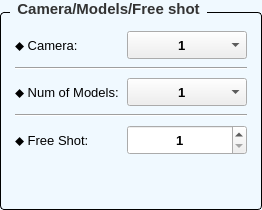
           <widget class="QGroupBox" name="groupIndexCamera">
            <property name="sizePolicy">
             <sizepolicy hsizetype="Expanding" vsizetype="Preferred">
              <horstretch>2</horstretch>
              <verstretch>0</verstretch>
             </sizepolicy>
            </property>
            <property name="font">
             <font>
              <family>Segoe UI</family>
              <pointsize>-1</pointsize>
              <weight>75</weight>
              <bold>true</bold>
             </font>
            </property>
            <property name="styleSheet">
             <string notr="true">/* Khung chính của GroupBox */
QGroupBox {
    background-color: #F0F9FF; /* Màu nền theo yêu cầu của bạn */
    border: 1px solid #000000; /* Viền xám mảnh để định hình khối */
    border-radius: 4px;        /* Bo tròn góc 4px đồng bộ với QPushButton */
    margin-top: 12px;          /* Tạo khoảng cách phía trên để nhường chỗ cho chữ tiêu đề */
    font-size: 15px;           /* Kích thước chữ tiêu đề */
    font-weight: bold;         /* Làm đậm chữ tiêu đề */
    color: #333333;            /* Màu chữ tiêu đề */
}

/* Tùy chỉnh vị trí của chữ tiêu đề GroupBox */
QGroupBox::title {
    subcontrol-origin: margin;
    subcontrol-position: top left; /* Đặt tiêu đề ở góc trên bên trái */
    left: 10px;                    /* Đẩy chữ dịch vào trong một chút cho đẹp */
    padding: 0px 5px;              /* Khoảng cách đệm xung quanh chữ */
}
</string>
            </property>
            <property name="title">
             <string>Camera/Models/Free shot</string>
            </property>
            <layout class="QVBoxLayout" name="vlayout_groupIndexCamera_outer">
             <property name="leftMargin">
              <number>14</number>
             </property>
             <property name="topMargin">
              <number>18</number>
             </property>
             <property name="rightMargin">
              <number>14</number>
             </property>
             <property name="bottomMargin">
              <number>14</number>
             </property>
             <item>
              <layout class="QGridLayout" name="grid_indexcamera">
               <property name="spacing">
                <number>8</number>
               </property>
               <item row="2" column="1">
                <widget class="QComboBox" name="comboBox_n_model">
                 <property name="minimumSize">
                  <size>
                   <width>120</width>
                   <height>28</height>
                  </size>
                 </property>
                 <property name="maximumSize">
                  <size>
                   <width>16777215</width>
                   <height>16777215</height>
                  </size>
                 </property>
                 <property name="font">
                  <font>
                   <family>Segoe UI</family>
                   <pointsize>10</pointsize>
                   <weight>75</weight>
                   <bold>true</bold>
                  </font>
                 </property>
                 <property name="styleSheet">
                  <string notr="true">QComboBox {
    /* Tăng dần số px bên dưới cho đến khi chữ dịch vào chính giữa */
    padding-left: 50px; 
}
</string>
                 </property>
                 <item>
                  <property name="text">
                   <string>1</string>
                  </property>
                 </item>
                 <item>
                  <property name="text">
                   <string>2</string>
                  </property>
                 </item>
                 <item>
                  <property name="text">
                   <string>3</string>
                  </property>
                 </item>
                 <item>
                  <property name="text">
                   <string>4</string>
                  </property>
                 </item>
                 <item>
                  <property name="text">
                   <string>5</string>
                  </property>
                 </item>
                 <item>
                  <property name="text">
                   <string>6</string>
                  </property>
                 </item>
                 <item>
                  <property name="text">
                   <string>7</string>
                  </property>
                 </item>
                 <item>
                  <property name="text">
                   <string>8</string>
                  </property>
                 </item>
                 <item>
                  <property name="text">
                   <string>9</string>
                  </property>
                 </item>
                 <item>
                  <property name="text">
                   <string>10</string>
                  </property>
                 </item>
                 <item>
                  <property name="text">
                   <string>11</string>
                  </property>
                 </item>
                 <item>
                  <property name="text">
                   <string>12</string>
                  </property>
                 </item>
                 <item>
                  <property name="text">
                   <string>13</string>
                  </property>
                 </item>
                 <item>
                  <property name="text">
                   <string>14</string>
                  </property>
                 </item>
                 <item>
                  <property name="text">
                   <string>15</string>
                  </property>
                 </item>
                 <item>
                  <property name="text">
                   <string>16</string>
                  </property>
                 </item>
                 <item>
                  <property name="text">
                   <string>17</string>
                  </property>
                 </item>
                 <item>
                  <property name="text">
                   <string>18</string>
                  </property>
                 </item>
                 <item>
                  <property name="text">
                   <string>19</string>
                  </property>
                 </item>
                 <item>
                  <property name="text">
                   <string>20</string>
                  </property>
                 </item>
                </widget>
               </item>
               <item row="0" column="0">
                <widget class="QLabel" name="labelCameraIndex">
                 <property name="font">
                  <font>
                   <family>Segoe UI</family>
                   <pointsize>10</pointsize>
                  </font>
                 </property>
                 <property name="text">
                  <string>⬥ Camera:</string>
                 </property>
                </widget>
               </item>
               <item row="4" column="0">
                <widget class="QLabel" name="label_4">
                 <property name="font">
                  <font>
                   <family>Segoe UI</family>
                   <pointsize>10</pointsize>
                  </font>
                 </property>
                 <property name="text">
                  <string>⬥ Free Shot:</string>
                 </property>
                </widget>
               </item>
               <item row="1" column="0" colspan="2">
                <widget class="Line" name="line_6">
                 <property name="font">
                  <font>
                   <family>Segoe UI</family>
                   <pointsize>10</pointsize>
                  </font>
                 </property>
                 <property name="orientation">
                  <enum>Qt::Horizontal</enum>
                 </property>
                </widget>
               </item>
               <item row="0" column="1">
                <widget class="QComboBox" name="comboBox_camera">
                 <property name="minimumSize">
                  <size>
                   <width>120</width>
                   <height>28</height>
                  </size>
                 </property>
                 <property name="maximumSize">
                  <size>
                   <width>16777215</width>
                   <height>16777215</height>
                  </size>
                 </property>
                 <property name="font">
                  <font>
                   <family>Segoe UI</family>
                   <pointsize>10</pointsize>
                   <weight>75</weight>
                   <bold>true</bold>
                  </font>
                 </property>
                 <property name="styleSheet">
                  <string notr="true">QComboBox {
    /* Tăng dần số px bên dưới cho đến khi chữ dịch vào chính giữa */
    padding-left: 50px; 
}
</string>
                 </property>
                 <item>
                  <property name="text">
                   <string>1</string>
                  </property>
                 </item>
                 <item>
                  <property name="text">
                   <string>2</string>
                  </property>
                 </item>
                 <item>
                  <property name="text">
                   <string>3</string>
                  </property>
                 </item>
                 <item>
                  <property name="text">
                   <string>4</string>
                  </property>
                 </item>
                 <item>
                  <property name="text">
                   <string>5</string>
                  </property>
                 </item>
                 <item>
                  <property name="text">
                   <string>6</string>
                  </property>
                 </item>
                 <item>
                  <property name="text">
                   <string>7</string>
                  </property>
                 </item>
                 <item>
                  <property name="text">
                   <string>8</string>
                  </property>
                 </item>
                </widget>
               </item>
               <item row="2" column="0">
                <widget class="QLabel" name="labelNumModels">
                 <property name="font">
                  <font>
                   <family>Segoe UI</family>
                   <pointsize>10</pointsize>
                  </font>
                 </property>
                 <property name="text">
                  <string>⬥ Num of Models:</string>
                 </property>
                </widget>
               </item>
               <item row="3" column="0" colspan="2">
                <widget class="Line" name="line_7">
                 <property name="font">
                  <font>
                   <family>Segoe UI</family>
                   <pointsize>10</pointsize>
                  </font>
                 </property>
                 <property name="orientation">
                  <enum>Qt::Horizontal</enum>
                 </property>
                </widget>
               </item>
               <item row="4" column="1">
                <widget class="QSpinBox" name="spinBox_num_shot">
                 <property name="minimumSize">
                  <size>
                   <width>50</width>
                   <height>30</height>
                  </size>
                 </property>
                 <property name="maximumSize">
                  <size>
                   <width>16777215</width>
                   <height>16777215</height>
                  </size>
                 </property>
                 <property name="font">
                  <font>
                   <family>Segoe UI</family>
                   <pointsize>10</pointsize>
                   <weight>75</weight>
                   <bold>true</bold>
                  </font>
                 </property>
                 <property name="alignment">
                  <set>Qt::AlignCenter</set>
                 </property>
                 <property name="minimum">
                  <number>1</number>
                 </property>
                 <property name="maximum">
                  <number>64</number>
                 </property>
                 <property name="value">
                  <number>1</number>
                 </property>
                </widget>
               </item>
              </layout>
             </item>
             <item>
              <spacer name="verticalSpacer">
               <property name="font">
                <font>
                 <family>Segoe UI</family>
                 <pointsize>10</pointsize>
                </font>
               </property>
               <property name="orientation">
                <enum>Qt::Vertical</enum>
               </property>
               <property name="sizeHint" stdset="0">
                <size>
                 <width>20</width>
                 <height>40</height>
                </size>
               </property>
              </spacer>
             </item>
            </layout>
           </widget>
